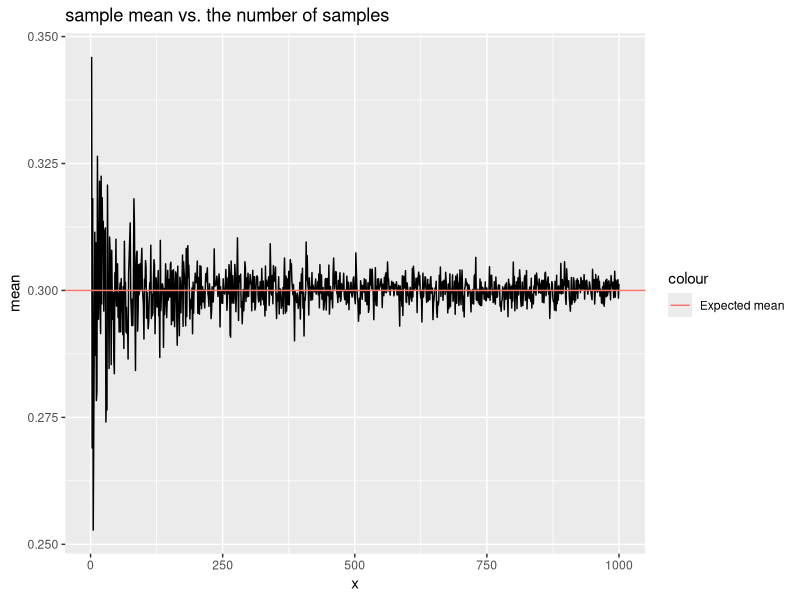
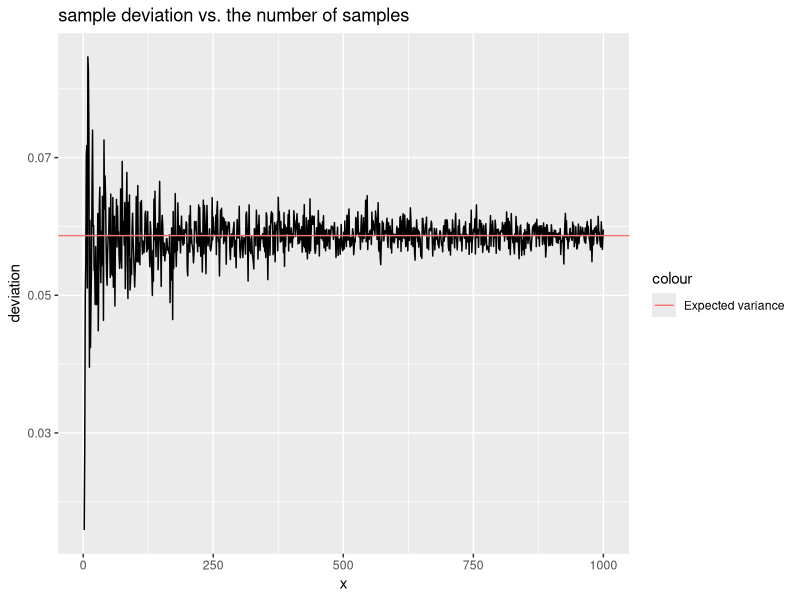
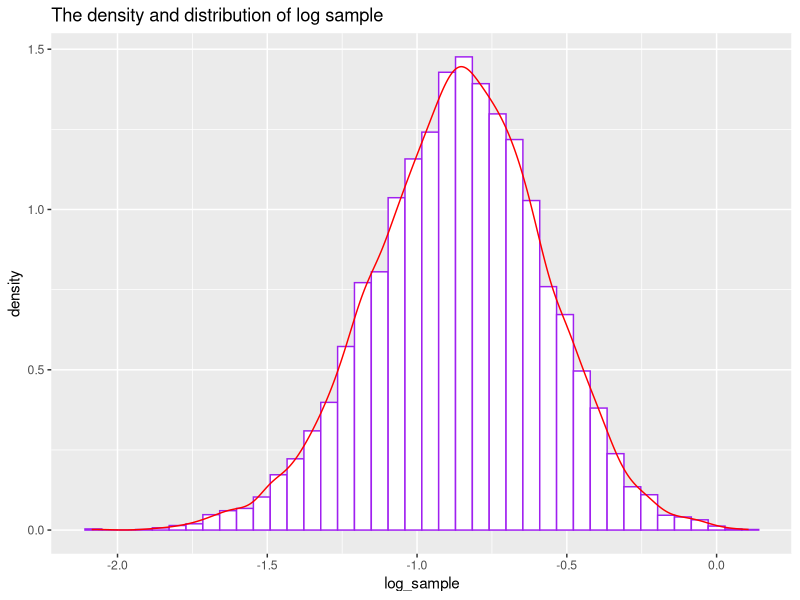
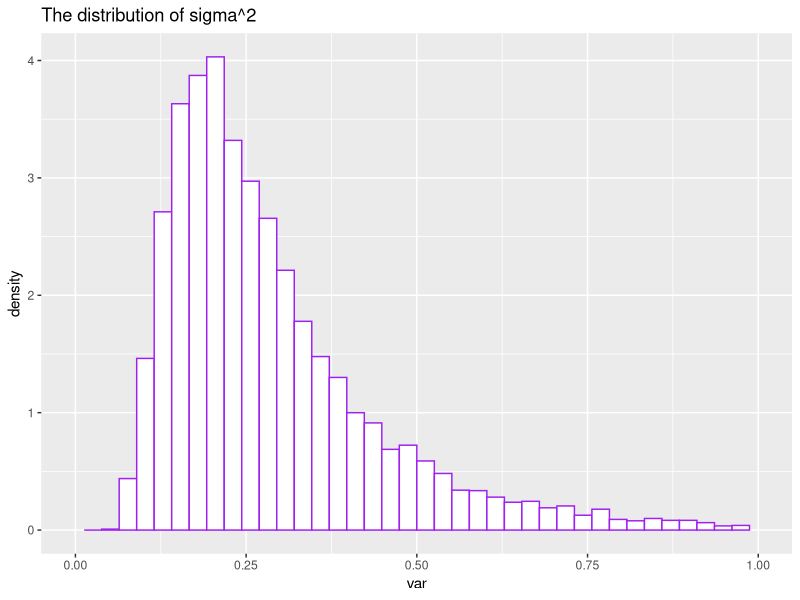
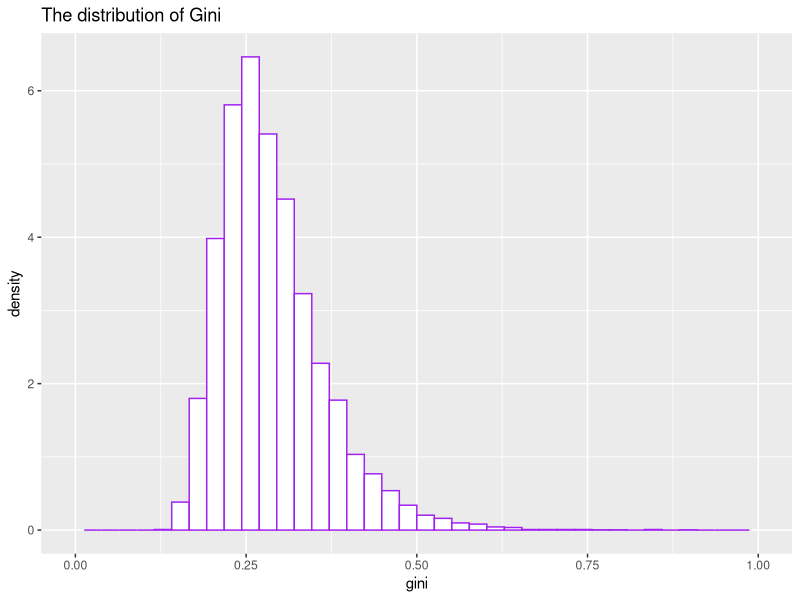
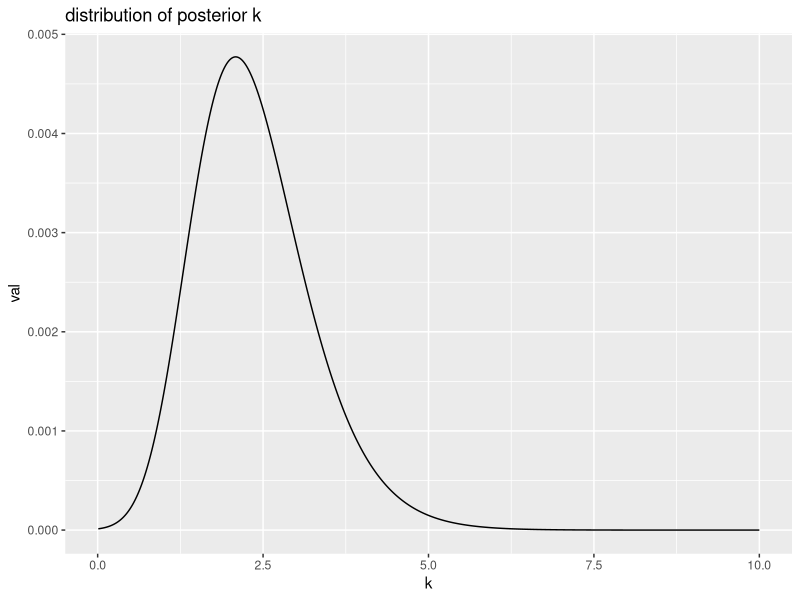

Here is the R script that generated these plots, in order:
## ---- chunk 1
knitr::opts_chunk$set(
	echo = FALSE,
	message = FALSE,
	warning = FALSE
)
## ---- chunk 2
library(ggplot2)
## ---- chunk 3
set.seed(12345)
alpha = 5
beta = 5
n = 50
s = 13
f = n - s
alpha = alpha + s
beta = beta + f
exp_mean = alpha/(alpha+beta)
exp_var =  sqrt(alpha*beta/(alpha+beta)**2/(alpha+beta+1))
n_list = 2:1000
sample_mean = c()
sample_var = c()
for (i in n_list) {
  sample_mean = c(sample_mean,mean(rbeta(i,alpha,beta)))
  sample_var = c(sample_var,sqrt(var(rbeta(i,alpha,beta))))  
}
df = data.frame(x=n_list,mean=sample_mean,deviation=sample_var)
p1 = ggplot(df)+
  geom_line(aes(x,mean))+
  ggtitle('sample mean vs. the number of samples')+
  geom_hline(aes(yintercept = exp_mean,color = 'Expected mean'))
print(p1)
p2 = ggplot(df)+
  geom_line(aes(x,deviation))+
  ggtitle('sample deviation vs. the number of samples')+
  geom_hline(aes(yintercept = exp_var,color = 'Expected variance'))
print(p2)
## ---- chunk 4
nDraws = rbeta(10000,alpha,beta)
expected_p = pbeta(0.3,alpha,beta)
sample_p = sum(nDraws<0.3)/length(nDraws)
print(paste0('the expected probility is : ',expected_p,'.'))
print(paste0('the calculated probility is : ',sample_p,'.'))
## ---- chunk 5
log_sample = log(nDraws/(1-nDraws))
df = data.frame(n=1:10000,theta=log_sample)
p3 = ggplot(df,aes(log_sample))+
  geom_histogram(aes(y=..density..),bins=40,color='purple',fill='white')+
  geom_density(alpha=0.3,color='red')+
  ggtitle('The density and distribution of log sample')
print(p3)
## ---- chunk 6
sample = c(33,24,48,32,55,74,23,76)
len = length(sample)
Myscale<-function(input,mean_value=3.5)
{
  return(sum(log(input)-mean_value)/length(input))
}
sample_scaled = Myscale(sample)
#print(paste0('The expected mean value is:', len*sample_scaled/(len-2)))
#print(paste0('The expected variance value is:', len*sample_scaled/(len-2)))
cal_var = c()
for (i in 1:10000) 
{
  temp = rchisq(1,len)
  cal_var = c(cal_var,len*sample_scaled/temp) 
}
df = data.frame(n=1:10000,var=cal_var)
p4 = ggplot(df,aes(var))+
  geom_histogram(aes(y=..density..),
                 color = 'purple',
                 fill = 'white',
                 bins = 40
                 )+
  ggtitle('The distribution of sigma^2')+
  scale_x_continuous(limits = c(0,1))
print(p4)
## ---- chunk 7
Gini_coe = 2*pnorm(sqrt(cal_var/2),mean = 0,sd=1)-1
df = data.frame(n=1:10000,gini=Gini_coe)
p5 = ggplot(df,aes(gini))+
  geom_histogram(aes(y=..density..),
                 color = 'purple',
                 fill = 'white',
                 bins = 40
                 )+
  ggtitle('The distribution of Gini')+
  scale_x_continuous(limits = c(0,1))
print(p5)
## ---- chunk 8
sort_Gini = sort(Gini_coe)
print(paste0('The 95% confidence interval is: (',round(sort_Gini[250],3),',',round(sort_Gini[9750],3),')'))
## ---- chunk 9
d=density(Gini_coe)
estimated = d$y
sort_estimated = sort(estimated)
threshold = sort_estimated[floor(length(sort_estimated)*0.05)]
interval=c()
for (i in 1:(length(d$x)-1)) 
{
  if((d$y[i]-threshold)*(d$y[i+1]-threshold)<=0)
    interval=c(interval,d$x[i])
}
print(interval[1:2])
## ---- chunk 10
d = c(1.83,2.02,2.33,-2.79,2.07,2.02,-2.44,2.14,2.54,2.23)
k = (1:1000)/100
mu = 2.51
res = exp(k*sum(cos(d-mu))-k)/besselI(x = k, nu=0)^length(d)
res = res/sum(res)
df = data.frame(k=k,val=res)
p6 = ggplot(df, aes(k,val))+ 
  geom_line()+ 
  ggtitle('distribution of posterior k')
print(p6)
## ---- chunk 11
print(k[which.max(res)])
